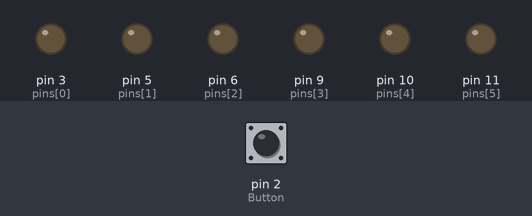
A sketch run on a simulated Arduino Uno, built with avr-gcc and run on an emulated ATmega328P. Shown: output pins drawn as LEDs (lit = HIGH). The test bench sets the inputs (shaded band); at power-on: pin 2 (Button) LOW.

Above: at 1.2 s.
1.3 s: pin 2 (Button) pulled HIGH for 0.15 s
At 2.5 s:
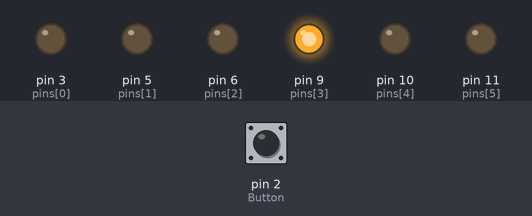
2.9 s: pin 2 (Button) pulled HIGH for 1 s
At 5.0 s:
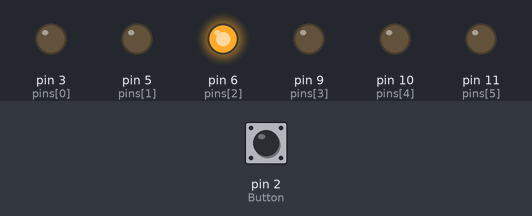
5.9 s: pin 2 (Button) pulled HIGH for 3.2 s
At 10.2 s:
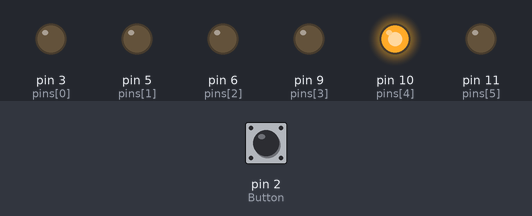
Timing chart, 0 to 11.7 s (numbered marks = the images above; inputs shaded):
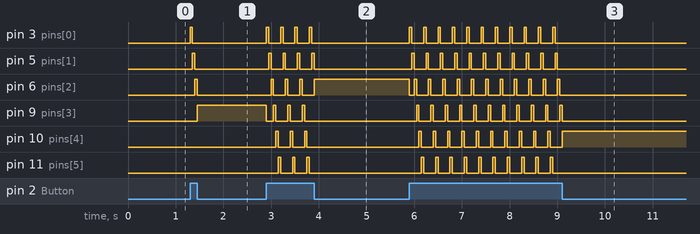

Measured:
- after the input at 1.3 s, pin 3 (pins[0]): LOW → HIGH at once, → LOW 0.05 s later; pin 5 (pins[1]): LOW → HIGH after 0.05 s, → LOW 0.05 s later; pin 6 (pins[2]): LOW → HIGH after 0.10 s, → LOW 0.05 s later; pin 9 (pins[3]): LOW → HIGH after 0.15 s
- after the input at 2.9 s, pin 3 (pins[0]): alternates HIGH for 0.05 s and LOW for 0.25 s, 8 changes in all, then stays LOW, starting at once; pin 5 (pins[1]): alternates HIGH for 0.05 s and LOW for 0.25 s, 8 changes in all, then stays LOW, starting after 0.05 s
- after the input at 5.9 s, pin 3 (pins[0]): alternates HIGH for 0.05 s and LOW for 0.25 s, 22 changes in all, then stays LOW, starting at once; pin 5 (pins[1]): alternates HIGH for 0.05 s and LOW for 0.25 s, 22 changes in all, then stays LOW, starting after 0.05 s

The sketch:

randomDice2.ino
```cpp
const int pins[6] = {3, 5, 6, 9, 10,11};
const int Button = 2;

void setup(){
  Serial.begin(9600);
  pinMode(Button, INPUT);
}

void loop(){
    int buttonInput = digitalRead(Button);
    if(buttonInput == HIGH){
        for(int x=0;x<6;x++){
          for(int i=0;i<6;i++){
            analogWrite(pins[i], LOW);
          }
          analogWrite(pins[x], 255);
          int buttonInput = digitalRead(Button);
          if(buttonInput == LOW) break;

          delay(50);
        }
    }
}
```
